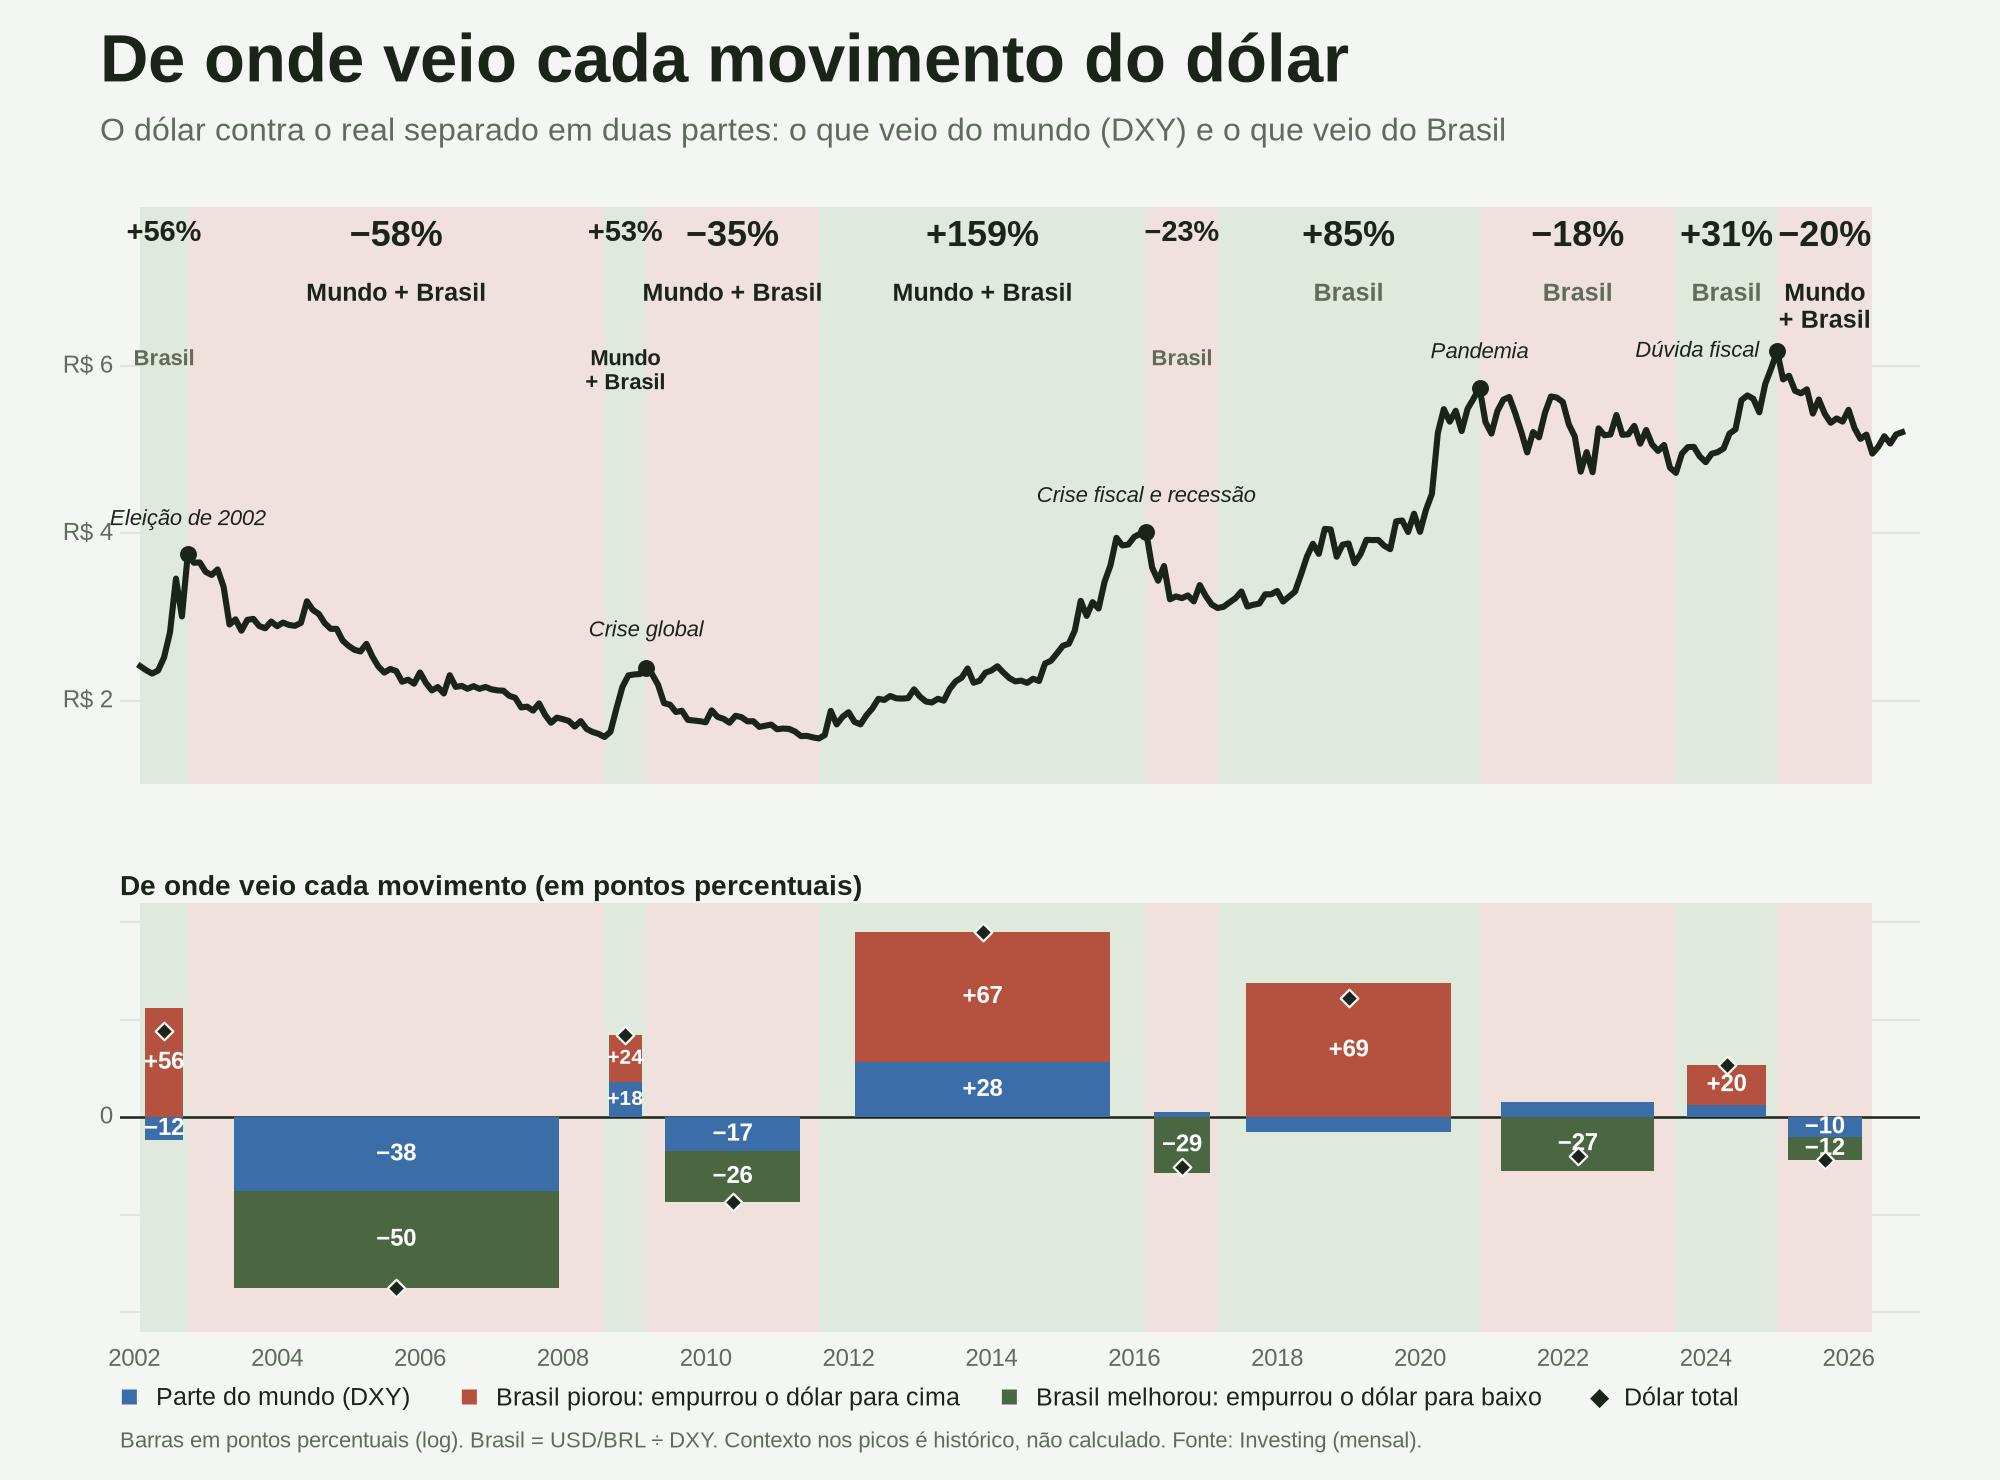

Here is the Python script that generated this plot:
"""De onde veio cada movimento do dólar: parte do mundo (DXY) x parte do Brasil.

USD/BRL mensal (Investing) e DXY futuros mensal (Investing). Períodos = ciclos de alta/queda do USD/BRL (>= 15%).
Decomposição em log: ln(USD/BRL) = ln(DXY) + ln(USD/BRL ÷ DXY). 'Brasil' = o que sobra depois de tirar o DXY.
Último ponto: USD/BRL de 29/09/2026 (R$ 5,2097) e DXY de set/2026.
"""
import csv, datetime as dt, math
import matplotlib
matplotlib.use("Agg")
import matplotlib.pyplot as plt
from matplotlib import font_manager as fm

def ler(a):
    s = {}
    for r in csv.DictReader(open(a, encoding="utf-8-sig")):
        d = dt.datetime.strptime(r["Data"], "%d.%m.%Y").date(); s[(d.year, d.month)] = float(r["Último"].replace(",", "."))
    return s
brl = ler("dados/usdbrl_mensal.csv"); dxy = ler("dados/dxy_futuros_mensal.csv"); brl[(2026, 9)] = 5.2097
ks = sorted(k for k in brl if k >= (2002, 1) and k in dxy)
xm = lambda k: k[0] + k[1] / 12

TH = .15   # vira período quando o USD/BRL reverte >= 15% desde o extremo
piv = [ks[0]]; direction = 0; ext = ks[0]
for k in ks[1:]:
    if direction == 0:
        r = brl[k] / brl[piv[0]] - 1
        if abs(r) > TH: direction = 1 if r > 0 else -1; ext = k
        continue
    if direction == 1:
        if brl[k] > brl[ext]: ext = k
        elif brl[k] / brl[ext] - 1 < -TH: piv.append(ext); direction = -1; ext = k
    else:
        if brl[k] < brl[ext]: ext = k
        elif brl[k] / brl[ext] - 1 > TH: piv.append(ext); direction = 1; ext = k
piv.append(ext)

periodos = []
for a, b in zip(piv, piv[1:]):
    tb = math.log(brl[b] / brl[a]) * 100; tw = math.log(dxy[b] / dxy[a]) * 100; tr = tb - tw
    pct = (brl[b] / brl[a] - 1) * 100
    if abs(tr) > 2.5 * abs(tw) or (tw * tr < 0 and abs(tr) > abs(tw)): tag = "Brasil"
    elif abs(tw) > 2.5 * abs(tr): tag = "Mundo"
    else: tag = "Mundo + Brasil"
    periodos.append(dict(a=a, b=b, pct=pct, tb=tb, tw=tw, tr=tr, tag=tag))
    print(a, b, f"{pct:+.0f}%", f"mundo {tw:+.0f}", f"Brasil {tr:+.0f}", tag)

BG, INK, MUTED, GRID = "#f4f6f3", "#1b2419", "#5f6b5c", "#dfe4dc"
UP, DOWN, BLUE = "#4a6741", "#b5523f", "#3b6ea8"
T_SOBE, T_CAI = "#e0eadc", "#f1e1dc"    # dólar sobe = verde, cai = vermelho (vídeo sobre dolarizar)
plt.rcParams["font.family"] = "Liberation Sans" if any("Liberation Sans" in f.name for f in fm.fontManager.ttflist) else "DejaVu Sans"
rot = lambda v, d=0: f"{v:+.{d}f}".replace("-", "−")

fig = plt.figure(figsize=(10, 7.4), dpi=200, facecolor=BG)
fig.text(.05, .945, "De onde veio cada movimento do dólar", color=INK, fontsize=24, fontweight="bold")
fig.text(.05, .905, "O dólar contra o real separado em duas partes: o que veio do mundo (DXY) e o que veio do Brasil", color=MUTED, fontsize=11.5)
ax = fig.add_axes([.06, .47, .90, .39], facecolor=BG)
ax2 = fig.add_axes([.06, .10, .90, .29], facecolor=BG, sharex=ax)
xs = [xm(k) for k in ks]
ax.plot(xs, [brl[k] for k in ks], color=INK, lw=2.2, zorder=3)
ax.set_xlim(2001.8, 2027.0); ax.set_ylim(1.0, 7.9)
for a_ in (ax, ax2):
    a_.set_yticks([]); a_.tick_params(length=0)
    for sp in a_.spines.values(): sp.set_visible(False)
for v in (2, 4, 6): ax.axhline(v, color=GRID, lw=.8, zorder=0); ax.text(2001.7, v, f"R\\$ {v}", ha="right", va="center", fontsize=8.5, color=MUTED)
ax2.set_ylim(-110, 110)
for v in (-100, -50, 50, 100): ax2.axhline(v, color=GRID, lw=.8, zorder=0)
ax2.axhline(0, color=INK, lw=.9, zorder=1)
ax2.text(2001.7, 0, "0", ha="right", va="center", fontsize=8.5, color=MUTED)
plt.setp(ax.get_xticklabels(), visible=False)
ax2.set_xticks(range(2002, 2027, 2)); ax2.set_xticklabels([str(y) for y in range(2002, 2027, 2)], fontsize=8.5, color=MUTED); ax2.tick_params(axis="x", pad=6)

for p in periodos:
    x0, x1 = xm(p["a"]), xm(p["b"]); m = (x0 + x1) / 2; w = (x1 - x0) * .78
    tint = T_SOBE if p["pct"] > 0 else T_CAI
    ax.axvspan(x0, x1, color=tint, lw=0, zorder=0); ax2.axvspan(x0, x1, color=tint, lw=0, zorder=0)
    ax.text(m, 7.75, rot(p["pct"]) + "%", ha="center", va="top", fontsize=13 if (x1 - x0) > 1.2 else 10.5, fontweight="bold", color=INK)
    ax.text(m, 7.05 if (x1 - x0) > 1 else 6.25, p["tag"].replace(" + ", "\n+ ") if (x1 - x0) < 1.7 else p["tag"], ha="center", va="top", fontsize=9 if (x1 - x0) > 1 else 8, fontweight="bold",
            color=(BLUE if p["tag"] == "Mundo" else (INK if "+" in p["tag"] else MUTED)), linespacing=1.15)
    # barras empilhadas: mundo (azul) e Brasil (vermelho = empurrou o dólar para cima, verde = empurrou para baixo)
    pos = neg = 0
    for nome, v, cor in (("mundo", p["tw"], BLUE), ("brasil", p["tr"], DOWN if p["tr"] > 0 else UP)):
        if v >= 0: ax2.bar(m, v, bottom=pos, width=w, color=cor, zorder=3); mid = pos + v / 2; pos += v
        else: ax2.bar(m, v, bottom=neg, width=w, color=cor, zorder=3); mid = neg + v / 2; neg += v
        if abs(v) >= 9: ax2.text(m, mid, rot(v), ha="center", va="center", fontsize=8.5 if w > .5 else 7.5, fontweight="bold", color="white", zorder=5)
    ax2.scatter([m], [p["tb"]], marker="D", s=20, color=INK, edgecolor=BG, lw=.8, zorder=6)

# contexto nos picos (contexto histórico, não calculado)
CTX = [((2002, 9), "Eleição de 2002", 3.76, .28), ((2009, 2), "Crise global", 2.39, .32), ((2016, 2), "Crise fiscal e recessão", 4.02, .3),
       ((2020, 10), "Pandemia", 5.74, .3), ((2024, 12), "Dúvida fiscal", 6.18, -.0)]
for k, t, y, off in CTX:
    if t == "Dúvida fiscal":
        ax.text(xm(k) - .25, y, t, ha="right", va="center", fontsize=8, color=INK, fontstyle="italic")
    else:
        ax.annotate(t, (xm(k), y), xytext=(xm(k), y + off), ha="center", va="bottom", fontsize=8, color=INK, fontstyle="italic")
    ax.scatter([xm(k)], [y], s=26, color=INK, zorder=5)

# legenda
fig.text(.06, .055, "■", color=BLUE, fontsize=11, va="center"); fig.text(.078, .055, "Parte do mundo (DXY)", color=INK, fontsize=9, va="center")
fig.text(.23, .055, "■", color=DOWN, fontsize=11, va="center"); fig.text(.248, .055, "Brasil piorou: empurrou o dólar para cima", color=INK, fontsize=9, va="center")
fig.text(.50, .055, "■", color=UP, fontsize=11, va="center"); fig.text(.518, .055, "Brasil melhorou: empurrou o dólar para baixo", color=INK, fontsize=9, va="center")
fig.text(.795, .055, "◆", color=INK, fontsize=9, va="center", family="DejaVu Sans"); fig.text(.812, .055, "Dólar total", color=INK, fontsize=9, va="center")
fig.text(.06, .40, "De onde veio cada movimento (em pontos percentuais)", color=INK, fontsize=10, fontweight="bold", va="center")
fig.text(.06, .022, "Barras em pontos percentuais (log). Brasil = USD/BRL ÷ DXY. Contexto nos picos é histórico, não calculado. Fonte: Investing (mensal).", color=MUTED, fontsize=8)
fig.savefig("grafico_decomposicao_dolar.png", facecolor=BG); plt.close(fig)
